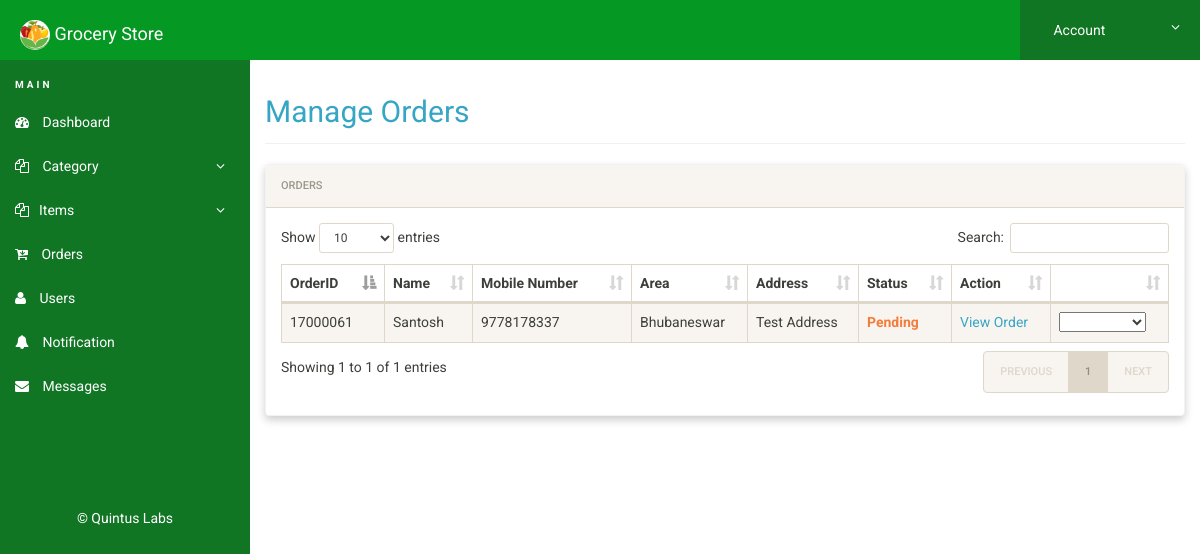
Screenshot of /admin/manage-orders.php (signed in) with the database file from the repository.
### tables this page shows
CREATE TABLE `orders` (
  `id` int(11) NOT NULL,
  `fname` varchar(100) NOT NULL,
  `lname` varchar(100) NOT NULL,
  `mobile` varchar(25) NOT NULL,
  `area` varchar(100) NOT NULL,
  `address` varchar(500) NOT NULL,
  `status` varchar(50) NOT NULL,
  `user_id` varchar(11) NOT NULL,
  `date` timestamp NOT NULL DEFAULT current_timestamp() ON UPDATE current_timestamp(),
  `total` varchar(20) NOT NULL
);

### admin/manage-orders.php (the view, shortened to what this page needs)
<?php
include('includes/config.php');
if(strlen($_SESSION['alogin'])==0)
	{
header('location:index.php');
}
else{
 ?>
<!doctype html>
<html lang="en" class="no-js">
<head>
	<link rel="stylesheet" href="css/font-awesome.min.css">
	<link rel="stylesheet" href="css/bootstrap.min.css">
	<link rel="stylesheet" href="css/dataTables.bootstrap.min.css">
	<link rel="stylesheet" href="css/bootstrap-social.css">
	<link rel="stylesheet" href="css/bootstrap-select.css">
	<link rel="stylesheet" href="css/fileinput.min.css">
	<link rel="stylesheet" href="css/awesome-bootstrap-checkbox.css">
	<link rel="stylesheet" href="css/style.css">
</head>
<body>
	<?php include('includes/header.php');?>
	<div class="ts-main-content">
		<?php include('includes/leftbar.php');?>
		<div class="content-wrapper">
			<div class="container-fluid">
				<div class="row">
					<div class="col-md-12">
						<h2 class="page-title"><a href="manage-orders.php">Manage Orders </a></h2>
						<div class="panel panel-default">
							<div class="panel-heading">Orders</div>
							<div class="panel-body">
								<table id="zctb" class="display table table-striped table-bordered table-hover" cellspacing="0" width="100%">
									<thead>
										<tr>
										<th>OrderID</th>
										<th>Name</th>
										<th>Mobile Number</th>
										<th>Area</th>
										<th>Address</th>
										<th>Status</th>
										<th>Action</th>
										<th></th>
										</tr>
									</thead>
									<tbody>
<?php $sql = "SELECT * from orders";
$query = $dbh -> prepare($sql);
$query->execute();
$results=$query->fetchAll(PDO::FETCH_OBJ);
$cnt=1;
if($query->rowCount() > 0)
{
foreach($results as $result)
{				?>
										<tr>
											<td><?php echo htmlentities($result->id);?></td>
											<td><?php echo htmlentities($result->fname);?> <?php echo htmlentities($result->lname);?></td>
											<td><?php echo htmlentities($result->mobile);?></td>
											<td><?php echo htmlentities($result->area);?></td>
											<td><?php echo htmlentities($result->address);?></td>
											<td><b class="text-warning"><?php echo htmlentities($result->status);?></b></td>
											<td><a href="view-order.php?orderid=<?php echo $result->id;?>" >View Order</a></td>
											<td>
<select onchange="location = this.value;">
  <option></option>
  <option value="manage-orders.php?confirmid=<?php echo $result->id;?>">Confirmed</option>
</select></td>
										</tr>
										<?php $cnt=$cnt+1; }} ?>
									</tbody>
								</table>
							</div>
						</div>
					</div>
				</div>
			</div>
		</div>
	</div>
</body>
</html>
<?php } ?>

### admin/css/style.css (style rules this page uses)
html { font-size: 14px; }
@media only screen and (min-width: 480px) { html { font-size: 17px; } }
@media only screen and (min-width: 768px) { html { font-size: 14px; } }
body { font-size: 1em; }
a { color: #37a6c4; }
.panel { overflow: hidden; }
.page-title { padding-bottom: 15px; margin-bottom: 20px; border-bottom: 1px solid #f0f0f0; }
.ts-main-content .content-wrapper { padding-top: 15px; margin-top: 60px; }
@media only screen and (min-width: 992px) { .ts-main-content .content-wrapper { margin-left: 250px; } }
.panel-default { border-color: #f2f2f2; }
.panel { margin-bottom: 20px; background-color: #ffffff; border-radius: 4px; box-shadow: 0 4px 8px 0 rgba(0,0,0,0.2); }
.panel-heading { padding: 10px 15px; }

### rows the page displays
orders: id "17000061", fname "Santosh", mobile "9778178337", area "Bhubaneswar", address "Test Address", status "Pending"
